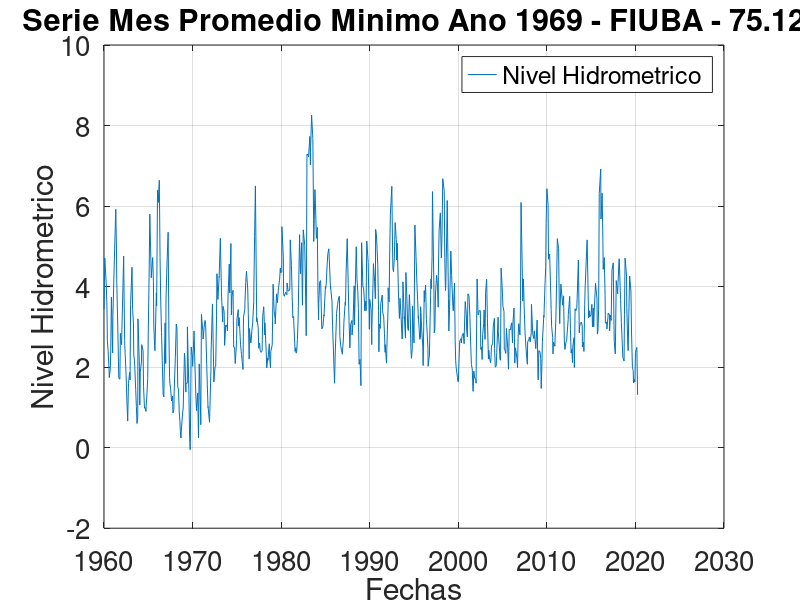

The MATLAB script that drew this image:
close all
clear all

% Leemos datos del archivo
datos = load('Corrientes_1960-2020.dat');

%-------------------------------FUNCIONES--------------------------------------%

% vectorFechas: es un vector con fechas
% vectorNivelesHidrometricos: es un vector con los niveles hidrometricos
% titulo: es el titulo que va a tener el grafico
%
% Hace el grafico
function resultado = graficar(vectorFechas, vectorNivelesHidrometricos, titulo)
  % Lista de elementos a graficar
  legend_list = {"Nivel Hidrometrico"};
  
  % Graficador
  plot(vectorFechas, vectorNivelesHidrometricos, '-');
  
  datetick(gca);

  legend(legend_list);
  
  % Título
  title(titulo);

  % Rótulos de ejes
  xlabel("Fechas",'fontsize',10)
  ylabel("Nivel Hidrometrico",'fontsize',14)
  
  % Grilla
  grid

  % Tamaño de letra de los n
  set(gca,'fontsize',20); % sets font of numbers on axes
  
  %print -djpg serie_mes_promedio_minimo_1969.jpg
endfunction

% datos: matriz con los datos tal cual los cargamos desde el inicio del programa
%
% Devuelve un vector con las fechas transformadas de manera que pueda ser ploteada
function resultado = convertirFechas(datos)
  vectorFechas = [];
  
  for i=1:rows(datos)
    anio = datos(i,3);
    mes = datos(i,2);
    dia = datos(i,1);
    
    vectorFechas(i,1) = datenum(anio,mes,dia);
  endfor
  resultado = vectorFechas;
endfunction

% datos: matriz con los datos tal cual los cargamos desde el inicio del programa
%
% Devuelve una matriz que tiene la misma cantidad de columnas que "datos"
% Ademas, tambien mantiene el formato donde las columnas son dia mes anio nivel-hidrometrico
function resultado = minimos_anuales(datos)
  matrizMinimosAnuales = [];
  dimension = rows(datos);
  i = 1;
  j = 1;
  
  while i <= dimension
    anio = datos(i,3);
    mes = datos(i,2);
    dia = datos(i,1);
    minimo_anual = datos(i,4);

    % Busco el minimo del año
    while i <= dimension && datos(i,3) == anio
      if(datos(i,4) < minimo_anual)
        dia = datos(i,1);
        mes = datos(i,2);
        minimo_anual = datos(i,4);
      endif
      i = i + 1;
    endwhile
    
    % El año 2020 no esta completo asi que no lo tomamos
    if anio == 2020
      break;
    endif
    
    matrizMinimosAnuales(j,:) = [dia, mes, anio, minimo_anual];
    j = j + 1;
  endwhile
  resultado = matrizMinimosAnuales;
endfunction

function resultado = minimos_mensuales(datos)
  matrizPromediosMensuales = [];
  dimension = rows(datos);
  i = 1;
  j = 1;

  while i <= dimension
    anio = datos(i,3);
    mes = datos(i,2);
    dia = datos(i,1);
    minimo_mensual = datos(i,4);

    % Busca minimo del mes
    while i <= dimension && datos(i,2) == mes
      if datos(i,4) < minimo_mensual
        minimo_mensual = datos(i,4);
        mes = datos(i,2);
        dia = datos(i,1);
      endif
      
      i = i + 1;
    endwhile
    
    % Termina el programa cuando llego a abril 2020 ya esta incompleto este mes.
    if anio == 2020 && mes == 4
      break;
    endif
    
    matrizPromediosMensuales(j,:) = [dia, mes, anio, minimo_mensual];
    j = j + 1;
  endwhile
  
  resultado = matrizPromediosMensuales;
endfunction

% Devuelve un vector con datos del mes que tiene en promedio el menor nivel hidrometrico
function resultado = obtener_mes_minimo_promedio(datos)
  dimension = rows(datos);
  minimo = datos(1,4)
  vectorConMinimo = datos(1,:);
  i = 1;
  
  while i <= dimension    
    if datos(i,4) < minimo
      minimo = datos(i,4);
      vectorConMinimo = datos(i,:);
    endif
  
  i = i + 1;
  endwhile
  
  resultado = vectorConMinimo;
endfunction

% Devuelve matriz con el rango del periodo especificado
function resultado = recortar_periodo(datos,desdeAnio,hastaAnio)
  nuevosDatos = [];
  j = 1;
  
  for i=1:rows(datos)
    if (datos(i,3) >= desdeAnio) && (datos(i,3) <= hastaAnio)
      nuevosDatos(j,:) = datos(i,:);
      j = j + 1;
    endif
  endfor
  
  resultado = nuevosDatos;
endfunction

% Ordena la matriz por niveles hidrometricos de menor a mayor
function s = bubblesort(v)
  itemCount = length(v);
  do
    hasChanged = false;
    itemCount--;
    for i = 1:itemCount
      if ( v(i,4) > v(i+1,4) )
        aux = v(i,:);
        v(i,:) = v(i+1,:);
        v(i+1,:) = aux;
        hasChanged = true;
      endif
     endfor
  until(hasChanged == false)
  s = v;
endfunction

%-------------------------------FIN DE FUNCIONES-------------------------------%

% Punto a del ejercicio
vectorFechas = convertirFechas(datos);
graficar(vectorFechas, datos(:,4), "Serie Completa - FIUBA - 75.12");

% Punto b del ejercicio
matrizMinimosAnuales = minimos_anuales(datos);
vectorFechas = convertirFechas(matrizMinimosAnuales);
graficar(vectorFechas,matrizMinimosAnuales(:,4),"Serie de Minimos Anuales - FIUBA - 75.12");

% Punto c del ejercicio
matrizPromediosMensuales = minimos_mensuales(datos);

% El mes es Septiembre del año 1969 y el valor del promedio es 0.-0.050000
vectorMesMinimo = obtener_mes_minimo_promedio(matrizPromediosMensuales);

%periodoRecortado = recortar_periodo(datos,1969,1969); 
vectorFechas = convertirFechas(matrizPromediosMensuales);
graficar(vectorFechas,matrizPromediosMensuales(:,4),"Serie Mes Promedio Minimo Ano 1969 - FIUBA - 75.12");

% Punto d del ejercicio
matrizMinimosAnuales = minimos_anuales(datos);
nuevoPeriodo = recortar_periodo(matrizMinimosAnuales, 1975,2020);

% No se pide graficar en el punto d, asi que esto no es necesario hacerlo.
%vectorFechas = convertirFechas(nuevoPeriodo);
%graficar(vectorFechas,nuevoPeriodo(:,4),"Serie 1975 - 2020 - FIUBA - 75.12");

periodoOrdenado = bubblesort(nuevoPeriodo); # Ordena de menor a mayor por niveles hidrometricos
dlmwrite('ranking_5_principales_bajantes.csv', periodoOrdenado); #Exportar datos como archivo .csv
